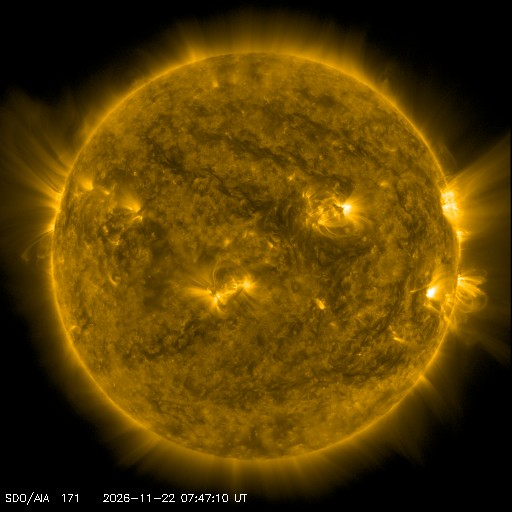
#> input picture daxda_guard/outputs/helios_telemetry/raw_sdo_171.jpg, 512 x 512 px
$ python -i helios_observer.py   (imports and definitions only)
#> lines starting #> are read from the running program, lines starting #| are printed output that depends on the picture
#> further down, picture is the input picture: PIL image 512x512 RGB; mean R, G, B 86.3, 60.2, 2.2
"""DAXDA Heliosphere & Planetary Observer (helios_observer.py).

Autonomous ingestion and enhancement pipeline for live solar, magnetic, and space-weather telemetry.
Coupled with the DAXDA Nicole Protocol and Cl(16,4) Clifford manifold representation.

Includes an embedded zero-dependency local relay server (resolves NASA/NOAA browser CORS blocks)
and background polling daemon.
"""

from __future__ import annotations

import argparse
import http.server
import io
import json
import logging
import math
import os
import sys
import threading
import time
import urllib.request
from dataclasses import dataclass, asdict
from pathlib import Path
from typing import Dict, Any, Optional, Tuple

import numpy as np
from PIL import Image, ImageEnhance, ImageFilter, ImageOps

logger = logging.getLogger("helios_observer")
# [1 line not run here, left out]

BASE_DIR = Path(__file__).resolve().parent
OUTPUT_DIR = BASE_DIR / "outputs" / "helios_telemetry"
# [1 line not run here, left out]

USER_AGENT = "DAXDA-Helios-Observer/2.0 (Nicole Protocol; Autonomous Surveillance)"


# ---------------------------------------------------------------------------
# Data Models
# ---------------------------------------------------------------------------

@dataclass
class IMFTelemetry:
    timestamp: str
    bt: float
    bx: float
    by: float
    bz: float
    reconnection_active: bool
    reconnection_energy_index: float


@dataclass
class SolarWindTelemetry:
    timestamp: str
    speed_km_s: float
    density_p_cm3: float
    temp_k: float
    dynamic_pressure_npa: float


@dataclass
class SolarFlareTelemetry:
    timestamp: str
    xray_flux: float
    flare_tier: str
    threat_level: str


@dataclass
class GeomagneticState:
    kp_index: float
    storm_category: str
    description: str


@dataclass
class CliffordSpaceWeatherBlade:
    grade_0_scalar: float           # Plasma density + kinetic energy density
    grade_1_vector: Tuple[float, float, float]  # Solar wind velocity vector
    grade_2_bivector: Tuple[float, float, float] # Faraday magnetic flux (Bx, By, Bz)
    grade_3_trivector: float        # Magnetic helicity / flux rope twist index
    manifold_anomaly_norm: float    # Clifford manifold distance from quiescent baseline


# ---------------------------------------------------------------------------
# Network Collectors
# ---------------------------------------------------------------------------

# [121 lines left out: functions fetch_json, fetch_image, fetch_raw_bytes, poll_space_weather, not called in this run]


# ---------------------------------------------------------------------------
# Image Enhancement Algorithms
# ---------------------------------------------------------------------------

def enhance_sdo_171(img: Image.Image) -> Image.Image:
    """Enhance SDO 171Å: sharpen coronal loops, boost magnetic filaments."""
    sharpened = img.filter(ImageFilter.UnsharpMask(radius=3, percent=220, threshold=2))
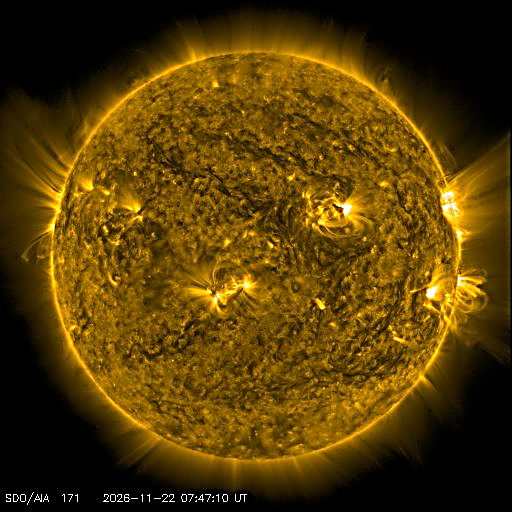
#> sharpened: PIL image 512x512 RGB; mean R, G, B 86, 60.3, 3.6
    contrast = ImageEnhance.Contrast(sharpened).enhance(1.6)
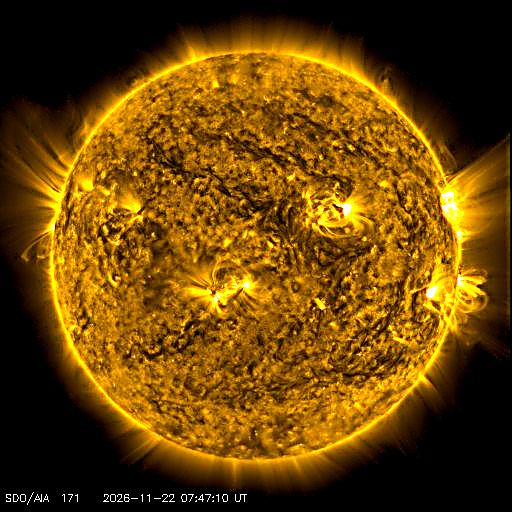
#> contrast: PIL image 512x512 RGB; mean R, G, B 105.4, 67.6, 1.5
    edges = img.convert("L").filter(ImageFilter.FIND_EDGES)
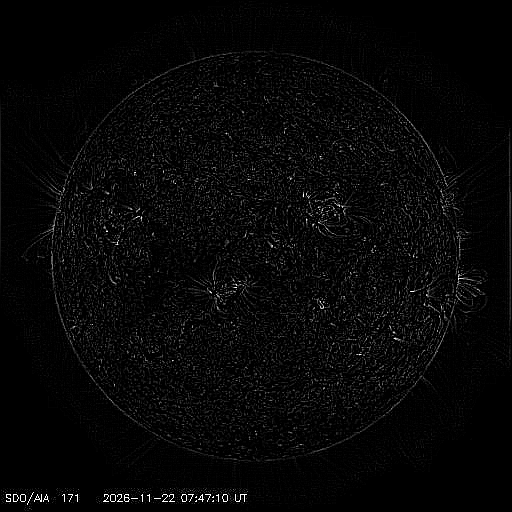
#> edges: PIL image 512x512 L; min 0, max 255, mean 7.1
    edges_colored = ImageOps.colorize(edges, black="#000000", white="#00ffff")
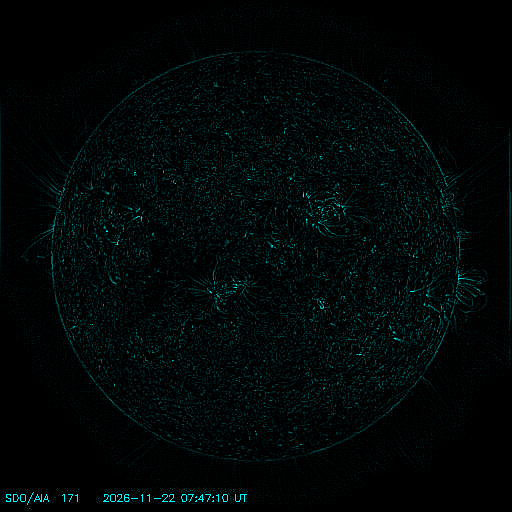
#> edges_colored: PIL image 512x512 RGB; mean R, G, B 0, 7.1, 7.1
    return Image.blend(contrast, edges_colored, alpha=0.30)
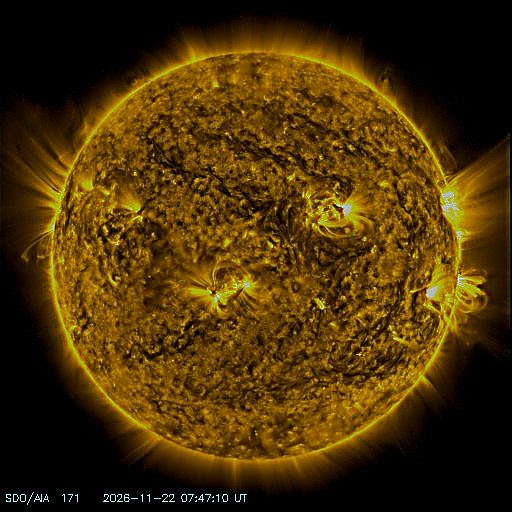
#> returned value: PIL image 512x512 RGB; mean R, G, B 73.4, 49.1, 3


# [35 lines left out: functions enhance_sdo_magnetogram, enhance_soho_coronagraph, not called in this run]


# ---------------------------------------------------------------------------
# Pipeline Execution & Feed Downlink
# ---------------------------------------------------------------------------

ALL_FEEDS = {
    "sdo_171": {
        "url": "https://sdo.gsfc.nasa.gov/assets/img/latest/latest_512_0171.jpg",
        "raw_file": "raw_sdo_171.jpg",
        "enhancer": enhance_sdo_171,
        "enhanced_file": "enhanced_sdo_171_loops.jpg"
    },
    "sdo_hmi": {
        "url": "https://sdo.gsfc.nasa.gov/assets/img/latest/latest_512_HMIB.jpg",
        "raw_file": "raw_sdo_hmi.jpg",
        "enhancer": enhance_sdo_magnetogram,
        "enhanced_file": "enhanced_sdo_magnetogram.jpg"
    },
    "sdo_193": {
        "url": "https://sdo.gsfc.nasa.gov/assets/img/latest/latest_512_0193.jpg",
        "raw_file": "raw_sdo_193.jpg",
        "enhancer": None,
        "enhanced_file": None
    },
    "soho_c2": {
        "url": "https://soho.nascom.nasa.gov/data/realtime/c2/512/latest.jpg",
        "raw_file": "raw_soho_c2.jpg",
        "enhancer": enhance_soho_coronagraph,
        "enhanced_file": "enhanced_soho_lasco_c2.jpg"
    },
    "noaa_aurora": {
        "url": "https://services.swpc.noaa.gov/images/aurora-forecast-northern-hemisphere.jpg",
        "raw_file": "raw_noaa_aurora.jpg",
        "enhancer": None,
        "enhanced_file": None
    }
}


# [35 lines left out: function run_pipeline, not called in this run]


# ---------------------------------------------------------------------------
# Local Relay Server (Resolves CORS & Local File Security Blocks)
# ---------------------------------------------------------------------------

class HeliosRelayHandler(http.server.SimpleHTTPRequestHandler):
    def __init__(self, *args, **kwargs):
        super().__init__(*args, directory=str(BASE_DIR), **kwargs)

    # [35 lines left out: functions end_headers, do_GET, start_server, not called in this run]


# [11 lines not run here, left out]

>>> from PIL import Image
>>> picture = Image.open('outputs/helios_telemetry/raw_sdo_171.jpg')
>>> result = enhance_sdo_171(picture)
